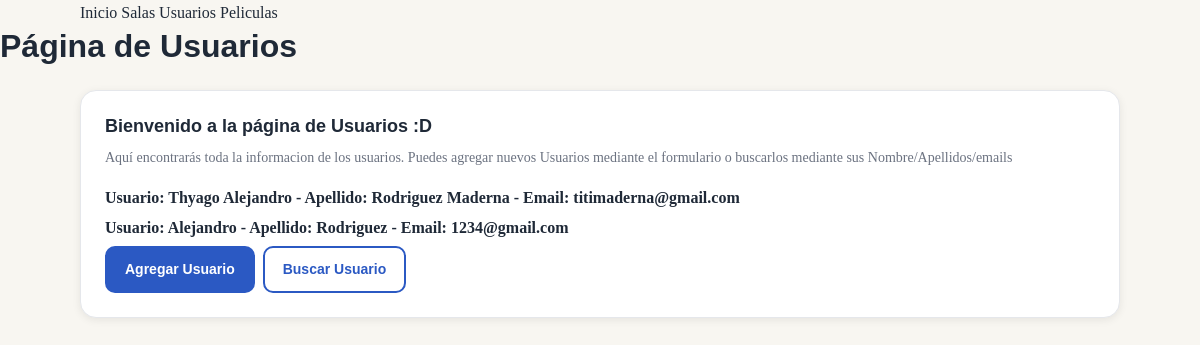
Screenshot of /usuarios/ with the database file from the repository.
### core/models.py (models this page shows, shortened)
class Usuario(models.Model):
    nombre = models.CharField(max_length=50)
    apellido = models.CharField(max_length=50)
    email = models.EmailField()

### core/views.py (the view)
# urls.py: path("usuarios/",views.usuarios,name="usuarios"),
def usuarios(request):
    usuarios = Usuario.objects.all()
    contexto = {"usuarios": usuarios}
    return render(request,"core/usuarios/usuarios.html",contexto)

### core/templates/core/usuarios/usuarios.html (shortened to what this page needs)
{% extends "core/base.html" %}
{% block content %}
<div class="page-header">
    <h1 class="page-header__title">Página de Usuarios</h1>
  </div>
  <div class="container">
  <div class="card">
    <h2 class="card__title">Bienvenido a la página de Usuarios :D</h2>
    <p class="card__body">
      Aquí encontrarás toda la informacion de los usuarios. Puedes agregar nuevos Usuarios
      mediante el formulario o buscarlos mediante sus Nombre/Apellidos/emails
    </p>
    <ul class="card__list">
      {% for usuario in usuarios %}
      <li class="card__list-item">
        <div class="item-list__name"> Usuario: {{ usuario.nombre }} - Apellido: {{ usuario.apellido }} - Email: {{ usuario.email }}</div>
      </li>
      {% empty %}
      <li class="card__list-item">No hay usuarios disponibles.</li>
      {% endfor %}
    <div class="card__footer">
      <a href="{% url 'usuarioFormulario' %}" class="btn">Agregar Usuario</a>
      <a href="{% url 'buscarUsuario' %}" class="btn btn--outline">Buscar Usuario</a>
    </div>
  </div>
</div>
{% endblock %}

### core/static/css/base.css (style rules this page uses)
:root { --color-bg: #f8f6f1; --color-surface: #ffffff; --color-border: #e5e7eb; --color-text: #1f2937; --color-muted: #6b7280; --color-primary: #2b59c3; --color-primary-hover: #2a50a8; --color-accent: #f59e0b; --color-danger: #dc2626; --color-success: #16a34a; --radius-sm: 6px; --radius-md: 10px; --radius-lg: 16px; --space-1: 4px; --space-2: 8px; --space-3: 12px; --space-4: 16px; --space-5: 24px; --space-6: 32px; --space-7: 48px; --space-8: 64px; --shadow-sm: 0 2px 8px rgba(0, 0, 0, 0.08); --shadow-md: 0 4px 16px rgba(0, 0, 0, 0.12); --font-body: "Source Serif 4", "Georgia", serif; --font-heading: "Montserrat", "Arial", sans-serif; --font-mono: "Fira Code", "Courier New", monospace; --font-size-sm: 0.875rem; --font-size-base: 1rem; --font-size-lg: 1.125rem; --font-size-xl: 1.5rem; --font-size-2xl: 2rem; }
*, *::before, *::after { box-sizing: border-box; margin: 0; padding: 0; }
html { scroll-behavior: smooth; }
body { font-family: var(--font-body); font-size: var(--font-size-base); background-color: var(--color-bg); color: var(--color-text); line-height: 1.65; -webkit-font-smoothing: antialiased; }
ul, ol { list-style: none; }
a { color: inherit; text-decoration: none; }
h1, h2, h3, h4, h5, h6 { font-family: var(--font-heading); font-weight: 700; line-height: 1.25; color: var(--color-text); margin-bottom: var(--space-3); }
h1 { font-size: var(--font-size-2xl); }
h2 { font-size: var(--font-size-xl); }
p { margin-bottom: var(--space-4); }
.container { width: min(100% - 32px, 1040px); margin-inline: auto; }

### core/static/css/components.css (style rules this page uses)
.btn { display: inline-flex; align-items: center; justify-content: center; gap: var(--space-2); padding: 10px 18px; border-radius: var(--radius-md); background-color: var(--color-primary); color: #ffffff; font-family: var(--font-heading); font-size: var(--font-size-sm); font-weight: 600; border: 2px solid transparent; cursor: pointer; text-decoration: none; transition: background 0.15s, transform 0.1s, box-shadow 0.15s; white-space: nowrap; }
.btn--outline { background-color: transparent; color: var(--color-primary); border-color: var(--color-primary); }
.card { background-color: var(--color-surface); border: 1px solid var(--color-border); border-radius: var(--radius-lg); padding: var(--space-5); box-shadow: var(--shadow-sm); transition: box-shadow 0.2s, transform 0.2s; }
.card__title { font-size: var(--font-size-lg); margin-bottom: var(--space-2); }
.card__body { color: var(--color-muted); font-size: var(--font-size-sm); margin-bottom: var(--space-4); }
.card__footer { display: flex; gap: var(--space-2); flex-wrap: wrap; }

### core/static/css/pages.css (style rules this page uses)
.page-header { display: flex; align-items: center; justify-content: space-between; flex-wrap: wrap; gap: var(--space-3); margin-bottom: var(--space-5); }
.page-header__title { margin-bottom: 0; }
.item-list__name { font-weight: 600; font-size: var(--font-size-base); margin-bottom: var(--space-1); }

### rows the page displays
Usuario: nombre "Thyago Alejandro", apellido "Rodriguez Maderna", email "titimaderna@gmail.com"
Usuario: nombre "Alejandro", apellido "Rodriguez", email "1234@gmail.com"
